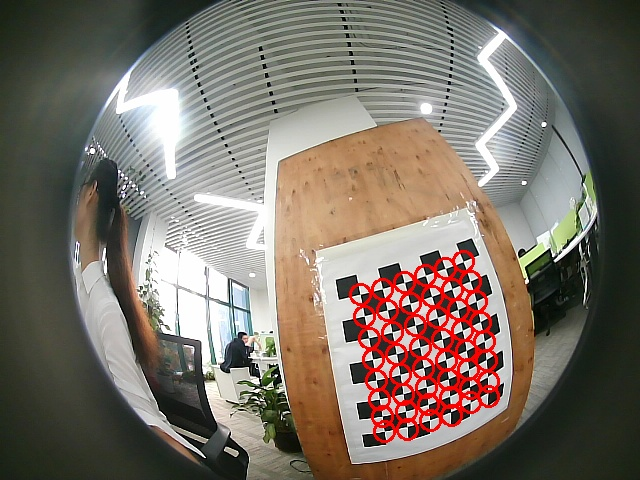
//> input picture 180_free/10.png_corner.jpg, 640 x 480 px, given in place of left01.jpg, which was not available
$ ./FisheyeStereo_calib   (built with g++ and OpenCV 4)
//> lines starting //> are read from the running program, lines starting //| are printed output that depends on the picture; pictures that were not available may be replaced by others from this repository, and a replacement may not be noted
#include <ctype.h>
#include <stdio.h>
#include <stdlib.h>

#include <algorithm>
#include <iostream>
#include <iterator>
#include <opencv2/opencv.hpp>
#include <string>
#include <vector>

#include "opencv2/calib3d/calib3d.hpp"
#include "opencv2/core/core.hpp"
#include "opencv2/highgui/highgui.hpp"
#include "opencv2/imgproc/imgproc.hpp"
using namespace std;
using namespace cv;
const int imageWidth = 640;
const int imageHeight = 480;
const int boardWidth = 6;
const int boardHeight = 8;
const Size boardSize = Size(boardWidth, boardHeight);
Size imageSize = Size(imageWidth, imageHeight);

const int boardCorner = boardWidth * boardHeight;
const float squareSize = 71.5;  // actual square size in cm
const int frameNumber = 26;

string folder_ = "/home/shinan/Project/Calibration/180_stereo/";
string format_R = "right";
string format_L = "left";

Mat R, T, E, F;
vector<Mat> rvecs;
vector<Mat> tvecs;

vector<vector<Point2f>> imagePointL;
vector<vector<Point2f>> imagePointR;
vector<vector<Point3f>> objRealPoint;

vector<Point2f> cornerL;
vector<Point2f> cornerR;
Mat rgbImageL, grayImageL;
Mat rgbImageR, grayImageR;
Mat Rl, Rr, Pl, Pr, Q;
Mat mapLx, mapLy, mapRx, mapRy;
Rect validROIL, validROIR;
/*fx 0 cx
0 fy cy
0 0  1*/
Mat cameraMatrixL;  //= (Mat_<double>(3, 3) << 163.38454640186166 ,0.,
                    //316.93740846397657, 0.,
// 163.44478732969247, 220.67943473133187, 0., 0., 1);

Mat distCoeffL;  // = (Mat_<double>(5, 1) << -0.27, 0.05, 0, 0,0);
/*
fx 0 cx
0 fy cy
0 0  1*/
Mat cameraMatrixR;  // = (Mat_<double>(3, 3) <<164.41558284668497, 0.,
                    // 335.20449837071766, 0.,
// 165.28255528761292, 242.49520037582414, 0., 0., 1);
Mat distCoeffR;  // = (Mat_<double>(5, 1) << -0.26, 0.05, 0, 0, 0);

// [92 lines left out: functions calRealPoint, outputCameraParam, FindCheessboard, not called in this run]

int main(int argc, char* argv[]) {
  Mat img;
  int goodFrameCount = 1;
  int FrameCount = 1;
  cout << "Total Images is" << frameNumber << endl;
  cv::Size imgSize = cv::Size(640, 480);
  while (FrameCount < frameNumber)
  {
    std::string tmp_str = to_string(FrameCount);
    if (FrameCount < 10) tmp_str = '0' + to_string(FrameCount);
    cout << "Current image is " << FrameCount << endl;

    string filenamel, filenamer;
    filenamel = folder_ + format_L + tmp_str + ".jpg";
    filenamer = folder_ + format_R + tmp_str + ".jpg";
    rgbImageL = imread(filenamel, -1);
//> rgbImageL is the input picture: 480 rows x 640 cols, CV_8UC3; mean B, G, R 102.4, 112.6, 121.7
    rgbImageR = imread(filenamer, -1);
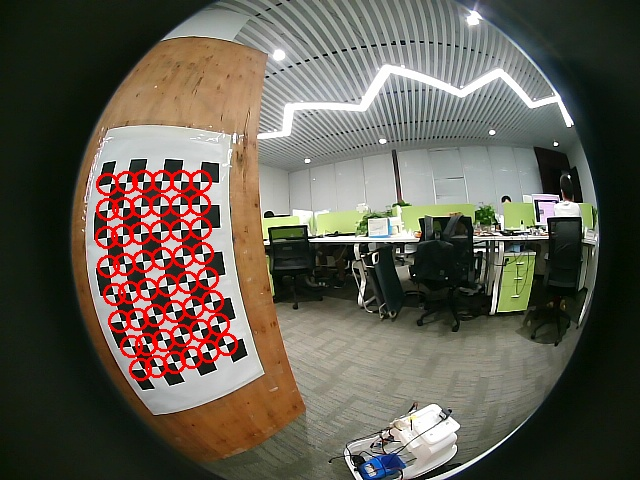
//> input picture 180_free/11.png_corner.jpg, 640 x 480 px, given in place of right01.jpg, which was not available
//> rgbImageR is the input picture: 480 rows x 640 cols, CV_8UC3; mean B, G, R 80, 91.9, 97.7
    if (rgbImageL.channels() >= 3) {
      cvtColor(rgbImageL, grayImageL, cv::COLOR_BGR2GRAY);
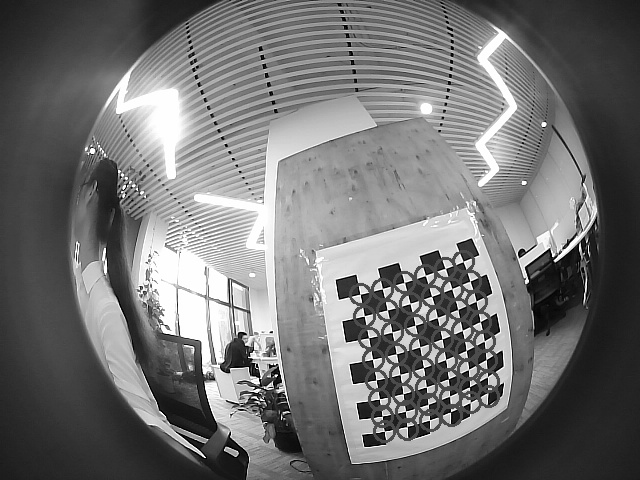
//> grayImageL: 480 rows x 640 cols, CV_8UC1; min 0, max 255, mean 114.2
      cvtColor(rgbImageR, grayImageR, cv::COLOR_BGR2GRAY);
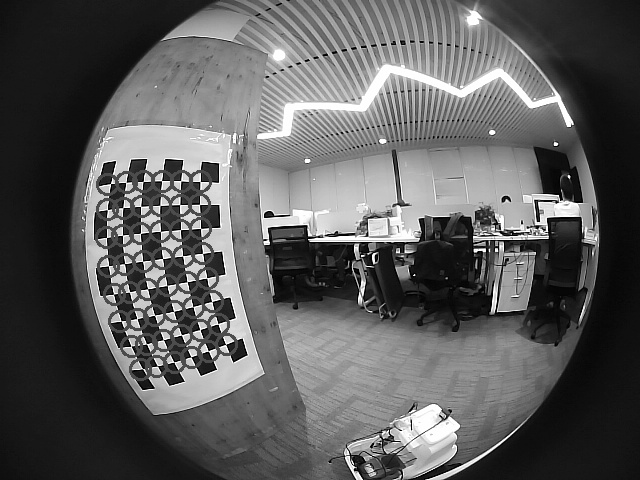
//> grayImageR: 480 rows x 640 cols, CV_8UC1; min 0, max 255, mean 92.3
    }

    bool isFindL, isFindR;
    isFindL = findChessboardCorners(rgbImageL, boardSize, cornerL);
//> isFindL = true; cornerL = 48 Points (x, y), first 12: [360.1, 294.3], [382.3, 288.6], [404.2, 282.4], [425.3, 275.4], [445, 272], [460.5, 261.5], [364.3, 316], [387.2, 309.9], [410, 303.4], [431.6, 296.4], [454, 288.5], [470, 278]
    isFindR = findChessboardCorners(rgbImageR, boardSize, cornerR);
//> isFindR = false; cornerR = empty
//> (the run ends here: the program stops with an error, at `isFindL = findChessboardCorners(rgbImageL, boardSize, cornerL);`)
